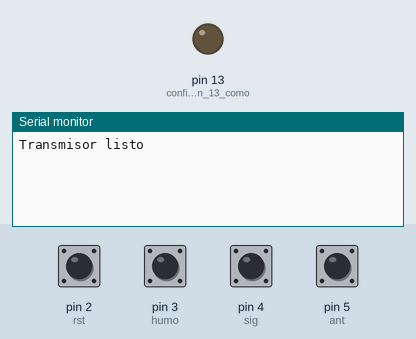
Recording of a sketch running on a simulated Arduino Uno, built with avr-gcc and run on an emulated ATmega328P. On the bench: output pins drawn as LEDs (lit = HIGH), the last lines printed to the serial monitor. Inputs (shaded band) come from the test bench; at power-on: pin 2 (rst), pin 3 (humo), pin 4 (sig), pin 5 (ant) HIGH. No radio packets arrive unless stated.

Above: at 1.2 s.
1.3 s: pin 2 (rst) pulled LOW for 0.15 s
At 1.8 s:
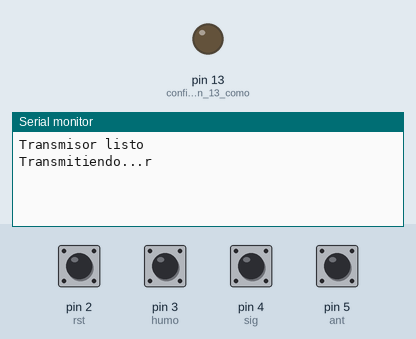
2.9 s: pin 3 (humo) pulled LOW for 0.15 s
At 4.2 s:
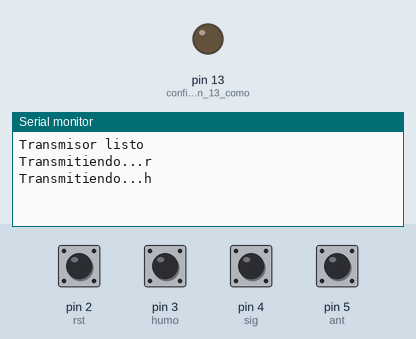
4.5 s: pin 4 (sig) pulled LOW for 0.15 s
At 5.5 s:
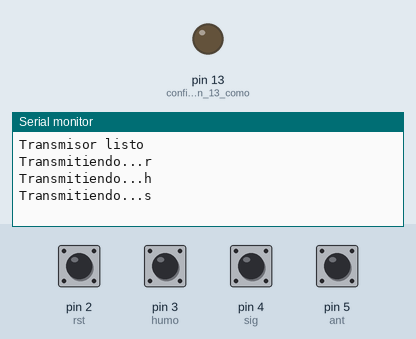
6.1 s: pin 5 (ant) pulled LOW for 0.15 s
At 6.7 s:
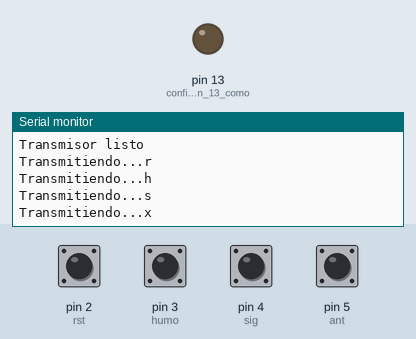

Measured:
- after the input at 1.3 s, the serial monitor: prints a new line after 0.16 s (image 1)
- after the input at 2.9 s, the serial monitor: prints a new line after 0.16 s (image 2)
- after the input at 4.5 s, the serial monitor: prints a new line after 0.16 s (image 3)
- after the input at 6.1 s, the serial monitor: prints a new line after 0.16 s (image 4)

The sketch:

panel.ino
```cpp
#include <VirtualWire.h>

int tx = 12;
int rst = 2;
int humo = 3;
int sig = 4;
int ant = 5;

void setup() {

    Serial.begin(9600);    // abre el puerto de serie
    Serial.println("Transmisor listo"); // Imprime "listo" en el monitor serial
    pinMode(13, OUTPUT); //configura el pin 13 como salida, se usara el led integrado.

    vw_set_tx_pin(12);          // Configura el pin 12 como TX
    vw_set_ptt_inverted(true);  // Requerido para DR3100
    vw_setup(4000);         // Bits por segundo

    pinMode(rst,INPUT);
    digitalWrite(rst,HIGH);
    pinMode(humo,INPUT);
    digitalWrite(humo,HIGH);
    pinMode(sig,INPUT);
    digitalWrite(sig,HIGH);
    pinMode(ant,INPUT);
    digitalWrite(ant,HIGH);
}

void loop() {

  if(digitalRead(rst)==0){

    delay(100);
    if(digitalRead(rst)==0){
    char msg[] = "R";   // Mensaje a enviar
    vw_send((uint8_t *)msg, strlen(msg)); //Enviando...
    vw_wait_tx(); // espera hasta que el mensaje se haya enviado
    Serial.println("Transmitiendo...r"); // Imprime transmitiendo en el monitor serial

    delay(1000);
    }
    }

    if(digitalRead(sig)==0){

    delay(100);
    if(digitalRead(sig)==0){
    char msg[] = "A";   // Mensaje a enviar
    vw_send((uint8_t *)msg, strlen(msg)); //Enviando...
    vw_wait_tx(); // espera hasta que el mensaje se haya enviado
    Serial.println("Transmitiendo...s"); // Imprime transmitiendo en el monitor serial

    delay(1000);
    }
    }

      if(digitalRead(ant)==0){

    delay(100);
    if(digitalRead(ant)==0){
    char msg[] = "B";   // Mensaje a enviar
    vw_send((uint8_t *)msg, strlen(msg)); //Enviando...
    vw_wait_tx(); // espera hasta que el mensaje se haya enviado
    Serial.println("Transmitiendo...x"); // Imprime transmitiendo en el monitor serial

    delay(1000);
    }
    }

   if(digitalRead(humo)==0){

    delay (100);

    if(digitalRead(humo)==0){

    char msg[] = "B0.";   // Mensaje a enviar
    vw_send((uint8_t *)msg, strlen(msg)); //Enviando...
    vw_wait_tx(); // espera hasta que el mensaje se haya enviado
    Serial.println("Transmitiendo...h"); // Imprime transmitiendo en el monitor serial

    delay(1000);
    }
    }

}
```
